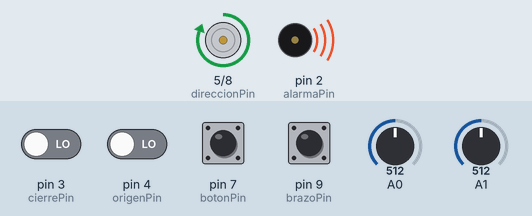
Recording of a sketch running on a simulated Arduino Nano, built with avr-gcc and run on an emulated ATmega328P. On the bench: direction and speed pins drawn as motors (green arrow = direction pin HIGH = forward, orange = LOW = backward, longer = more drive), buzzer (waves = sounding). Inputs (shaded band) come from the test bench; at power-on: pin 9 (brazoPin) HIGH, pin 3 (cierrePin), pin 4 (origenPin), pin 7 (botonPin) LOW, A0 = 512, A1 = 512. What the sketch prints to the serial monitor is not drawn.

Above: at 4.1 s.
4.2 s: pin 7 (botonPin) pulled HIGH for 0.15 s
At 5.3 s:
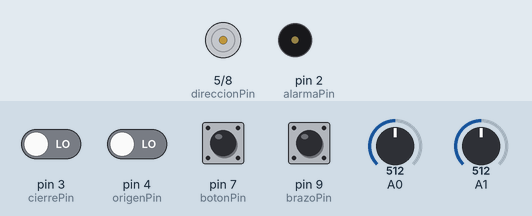
At 7.1 s:
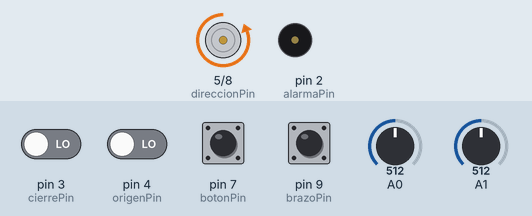
7.3 s: pin 7 (botonPin) pulled HIGH for 1 s
At 7.6 s:
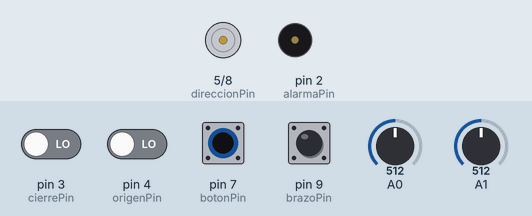
9.8 s: pin 7 (botonPin) pulled HIGH for 3.2 s
Timing chart, 0 to 14.6 s (numbered marks = the images above; inputs shaded):
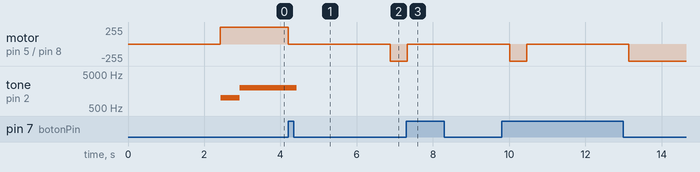

The sketch:

RespiraDQ3Dv02.ino
```cpp
/* Control de respirador DQ3D
 * Arduino Nano
 * Motor Nema23
 * DQ3D.org
 */

//Definición pines Digitales y Análogos
int alarmaPin = 2;        // Pin para activar alarma
int cierrePin = 3;        // Pin (Switch mecanico) para confirmar cierre de caja. NO NECESARIO si pin faltante, solo led con switch es suficiente
int origenPin = 4;        // Pin de sensor optico para confirmar si Motor regresó a origen. No se han saltado pasos (motor en posicion adecuada) despues de un ciclo
int direccionPin = 5;     // Pin direccion Motor
int pasosPin = 6;         // Pin step pasos Motor
int botonPin = 7;         // Pin pulsador  (encendido ciclo)
int enablePin = 8;        // Pin activa y desactiva motor Motor
int brazoPin = 9;         // Pin (endstop) para confirmar brazo en punto de partida
int SPIssPin = 10;        // Reservado para SPI
int SPImosiPin = 11;      // Reservado para SPI
int SPImisoPin = 12;      // Reservado para SPI

int potCPM;               // A0 lectura del potenciometro de velocidad (ciclos por minuto) ,  Leída
int potPI = 0;            // A1 lectura del potenciometro de volumen (pasos por ciclo) ,  Leída
int SDAPin = 4;           // Reservado para SDA de I2C Data
int SCLPin = 5;           // Reservado para SCL de I2C Clock

int PREFLIGHT = 1;        // Chequeo antes de iniciar operación
bool ALARMA = false;      // Logica (estado de alarma por falla) generada

//bool Activa = false;      //   Logica (encendida o apagada) ,  Leída

//Variables mecánicas
int PasosInsp = 600;      // Pasos maximos por Inspiración (depende de mecanismo usado), 200pasos per turn, definida (define volumen)
int MicroStep = 2;        // Micropasos utilizados en el driver para suavizar motor (1/Microstep)
bool dirEspira = false;    // dirEspira = 0 es inspira, dirEspira = 1 es espira (si el motor esta conectado inverso, cambiar)
int Vueltas = 2;          // para 10 mm diametro, debe dar un maximo de dos vueltas
bool BrazoHome = false;   // Suponemos que el brazo no esta en posicion correcta

//Variables médicas
int ciclosmin = 16;       // Minimo de ciclos por minuto
int ciclosmax = 25;       // Maximo de ciclos por minuto
float CPM =16.0;          // Ciclos por minuto
float TCiclo = 60/CPM;    // duración del ciclo respiratorio (s)
float FInsp = .42;        // fracción inspiratoria = Tiempo Inspiracion/Tiempo total ciclo .42 recomendado SE PUEDE PONER UN POTENCIOMETRO PARA VARIAR
//int Pausa = 0;          // Duracion de la pausa entre mareas en milisegundos,  MODIFICABLE
int Tentrepasos = 900 ;   // Tiempo entre pasos para asegurar un numero de ciclos por minuto (Pausa en milisegundos, calculada)
int TMeseta = 200 ;       // Tiempo de Meseta en milisegundos (Presión alta mantenida antes de pasar a Exhalación)

//float Tinicio = millis();
//float Trespiro = 0;

void setup() {

  // inicializamos pines.
  pinMode(alarmaPin, OUTPUT);
  pinMode(cierrePin, INPUT);
  pinMode(origenPin, INPUT);
  pinMode(direccionPin, OUTPUT);
  pinMode(pasosPin, OUTPUT);
  pinMode(botonPin, INPUT);
  pinMode(enablePin, OUTPUT);

//  unsigned long TInicioVent = millis();

  Serial.begin(250000);

//preflight check
  RegresaOrigen();
  PREFLIGHT =0;
  tone(alarmaPin, 1000, 1000);
  delay (500);
  tone(alarmaPin, 2000, 1500);

}

void chequeo() {    //chequear temp y humedad

}

void alarma() {
  //  for (int j = 1; j <= 10; j++){
    for (int i = 100; i <= 200; i++){
      tone(alarmaPin, i*4); // Emit the noise
      delay(20);
    }
    delay(100); // A short break in between each whoop
    tone(alarmaPin, 1000, 500);
    delay (1000);
    tone(alarmaPin, 2000, 500);
//  }
}

void RegresaOrigen(){
  potPI = 100;          // PasosInsp para sacar de punto muerto
  dirEspira = !dirEspira;
  MueveMotor();
  potPI = 1000;          // PasosInsp para regresar a punto origen)
  dirEspira = !dirEspira;
  MueveMotor();
  potPI = 10;          // PasosInsp para sacar de punto muerto
  dirEspira = !dirEspira;
  MueveMotor();
  dirEspira = !dirEspira;
  Serial.print(" RegresaOrigen terminado. Logica Origen y brazo: ");
Serial.print(digitalRead(cierrePin) );
Serial.println(digitalRead(brazoPin));
if (!digitalRead(brazoPin))alarma();
  tone(alarmaPin, 1000, 100);
}

void MueveMotor() {
      ALARMA = false;
      int optLog =0;
      int optVuel = 0;
      digitalWrite(enablePin, LOW);         // Activa el driver del motor
      for (int i = 0; i <= potPI; i++) {
        digitalWrite(direccionPin, dirEspira);    // inhala o retrocede
        digitalWrite(pasosPin, HIGH);       // Aqui generamos un flanco de bajada HIGH - LOW
        delayMicroseconds(Tentrepasos);     // Pequeño retardo para formar el pulso en STEP DQ era 10
        digitalWrite(pasosPin, LOW);        // y el driver de avanzara un paso el motor
        delayMicroseconds(Tentrepasos);     // Retardo para llegar a una velocidad de ciclo
        if (digitalRead(origenPin)!= optLog){
          optLog = !optLog;
          if (optLog = 0) optVuel = optVuel + 1;
        }
        if (digitalRead(origenPin)){
          if (PREFLIGHT == 1){
            digitalWrite(enablePin, HIGH);                  // desactiva el driver del motor
            break;
          }
/*          if (PREFLIGHT == 0 && optVuel > Vueltas && dirEspira == 1 && i>= 100) {       // En inspiracion, Parar avance cuando llego a punto de origen (desinflado maximo AMBU), exceso de pasos
            digitalWrite(enablePin, HIGH);                  // desactiva el driver del motor
            ALARMA = true;
            break;
          }*/
       }
    }
    if (dirEspira) delay (TMeseta);
    digitalWrite(enablePin, HIGH);                  // desactiva el driver del motor
}

void loop() {

   potCPM = map(analogRead(A0),0,1023,ciclosmin*10,ciclosmax*10);  // leemos Ciclos por minuto y adaptamos el valor a un numero de (decimos de) ciclo por minuto, entre X y Y (para  rangos mas precisos)
// Serial.println(potCPM);
    CPM =  potCPM;
    CPM =  CPM/10;
    TCiclo = 60/CPM;      //Ciclo en segundos
 Serial.print("Ciclos por minuto: " );
 Serial.println(CPM);
   potPI = map(analogRead(A1),0,1023,150,PasosInsp);              // leemos numero de pasos para inspiración, lo cual definirá volumen
// PasosInsp = potPI;
// Serial.print("pasos por ciclo (luego volumen): " );
// Serial.println(potPI);
    Tentrepasos = (((TCiclo*1000000 *FInsp) / potPI)/ MicroStep) ;     // Tiempo entre pasos en microsegundos dividido por los micropasos
//    Tentrepasos = Tentrepasos * .49;
Serial.print(" Microsegundos entre pasos: ");
Serial.println(Tentrepasos);
 Serial.println(digitalRead(origenPin));

    if (digitalRead(botonPin) == HIGH){     // leemos el boton de encendido. Funciona solo si encendido (switch)
//Serial.print(" Inicia aspiración    ");
      float Tinicio = millis();                   // Marca tiempo de inicio de la respiración
      dirEspira = !dirEspira;
      MueveMotor();
      if (ALARMA) RegresaOrigen();
      float Tinspira = millis()-Tinicio;
 // ciclo espiracion
 //     int mediodelay = (TCiclo * 1000 - TCiclo * 1000 * FInsp)/2; // generamos un retardo de espiración (manteniendo la presion) en milisegundos POR DEFINIR SI SE USA
 //     delay(mediodelay);
      dirEspira = !dirEspira;
      MueveMotor();
      delay ((60/CPM)*1000 - (millis()- (Tinicio + TMeseta)));    // Pausa restante para ciclos por minuto establecidos
//Reporta datos
     float Trespiro = millis()- Tinicio;      //Duracion respiro
     Serial.print(" Fin respiro. Duración: ");
     Serial.println(Trespiro/1000);
     Serial.print(" Fraccion Inspiratoria: ");
     Serial.println(Tinspira/Trespiro);
     Serial.print(" Minutos desde inicio del respirador:  ");
     Serial.println(millis()/60000);
     Serial.println();
   }

}
```

Measured:
- after the input at 4.2 s, motor on pin 5 (direccionPin) / pin 8 (enablePin): forward 255/255 → stopped at once, → backward 255/255 2.7 s later
- after the input at 7.3 s, motor on pin 5 (direccionPin) / pin 8 (enablePin): backward 255/255 → stopped at once
